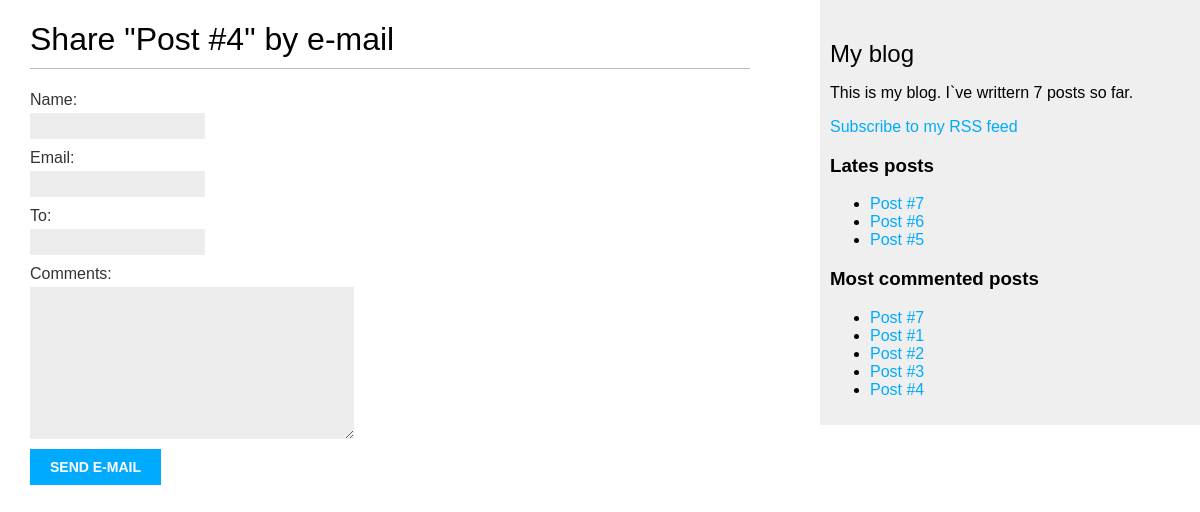
The page /blog/4/share/ on the database as committed earlier.
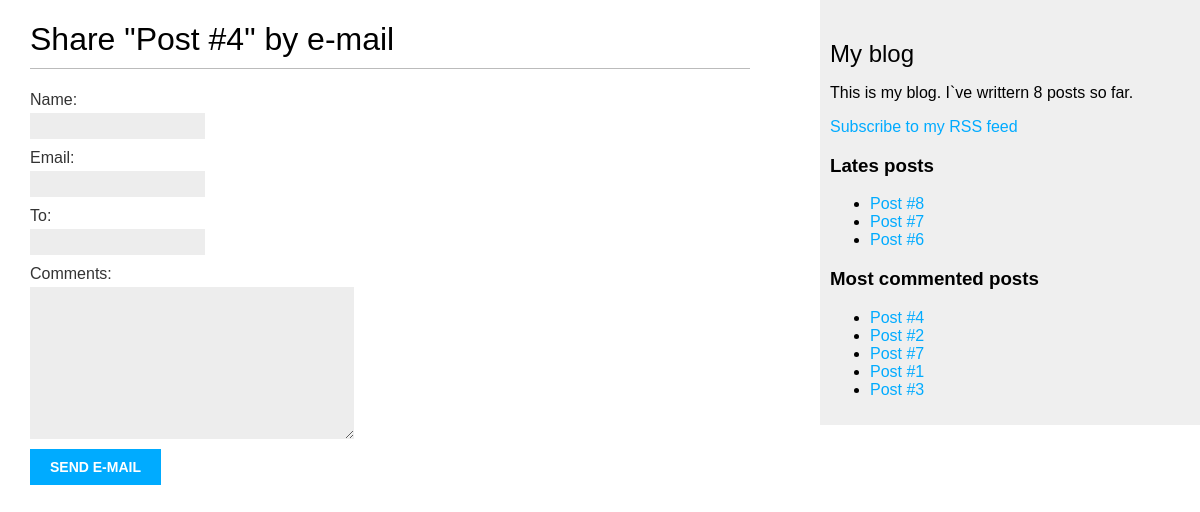
The same page on the database as committed later.
### blog/models.py (models this page shows, shortened)
class Post(models.Model):
    STATUS_CHOICES = (
        ('draft', 'Draft'),
        ('published', 'Published'),
    )
    title = models.CharField(max_length=250)
    slug = models.SlugField(max_length=250, unique_for_date="publish")
    author = models.ForeignKey(User,
                               on_delete=models.CASCADE,
                               related_name='blog_posts')
    tags = TaggableManager()
    body = models.TextField()
    publish = models.DateTimeField(default=timezone.now)
    created = models.DateTimeField(auto_now_add=True)
    updated = models.DateField(auto_now=True)
    status = models.CharField(max_length=10, choices=STATUS_CHOICES,
                              default='draft')
    objects = models.Manager()  # Менеджер по умолчанию
    published = PublishedManager()  # Новый менеджер
    class Meta:
        ordering = ('-publish', )
    def get_absolute_url(self):
        return reverse('blog:post_detail', args=[self.publish.year, self.publish.month, self.publish.day, self.slug])

### blog/views.py (the view)
# urls.py: path('<int:post_id>/share/', views.post_share, name='post_share'),
def post_share(request, post_id):
    post = get_object_or_404(Post, id=post_id, status='published')
    sent = False
    if request.method == 'POST':
        form = EmailPostForm(request.POST)
        if form.is_valid():
            cd = form.cleaned_data
            post_url = request.build_absolute_uri(
                post.get_absolute_url())
            subject = '{} ({}) recommends you reading "{}"'.format(
                cd['name'], cd['email'], post.title)
            message = 'Read "{}" at {}\n\n{}\'s comments: {}'.format(
                post.title, post_url, cd['name'], cd['comments'])
            send_mail(subject, message,
                      'frombohdankovalsup@gmail.com', [cd['to']])
            sent = True
    else:
        form = EmailPostForm()
    return render(request, 'blog/post/share.html', {'post': post, 'form': form, 'sent': sent})

### blog/forms.py
class EmailPostForm(forms.Form):
    name = forms.CharField(max_length=25)
    email = forms.EmailField()
    to = forms.EmailField()
    comments = forms.CharField(required=False,
                               widget=forms.Textarea)

### blog/models.py (called while the page is built)
    def get_queryset(self):
        return super().get_queryset().filter(status='published')

### blog/templatetags/blog_tags.py (called while the page is built)
@register.simple_tag
def total_posts():
    return Post.published.count()

@register.inclusion_tag('blog/post/latest_posts.html')
def show_lates_posts(count=5):
    latest_posts = Post.published.order_by('-publish')[:count]
    return {'latest_posts': latest_posts}

@register.simple_tag
def get_most_commented_posts(count=5):
    return Post.published.annotate(total_comments=Count('comments')
                                   ).order_by('-total_comments')[:count]

### blog/templates/blog/post/share.html (shortened to what this page needs)
{% extends "blog/base.html" %}
{% block content %}
    {% if sent %}
        <h1>E-mail successfully sent</h1>
        <p>"{{ post.title }}" was successfully sent to {{ form.cleaned_data.to }}.</p>
    {% else %}
        <h1>Share "{{ post.title }}" by e-mail</h1>
        <form method="POST">
            {{form.as_p}}
            <input type="submit" value="Send e-mail">
        </form>
    {% endif %}
{% endblock %}

### blog/templates/blog/base.html (shortened to what this page needs)
{% load blog_tags %}
{% load static %}
<!DOCTYPE html>
<html lang="en">
<head>
    <link href="{% static 'css/blog.css' %}" rel="stylesheet">
</head>
<body>
    <div id="content">
        {% block content %}{% endblock %}
    </div>
    <div id="sidebar">
        <h2>My blog</h2>
        <p>This is my blog. I`ve writtern {% total_posts %} posts so far.</p>
        <p><a href="{% url 'blog:post_feed' %}">Subscribe to my RSS feed</a></p>
        <h3>Lates posts</h3>
        {% show_lates_posts 3 %}
        <h3>Most commented posts</h3>
        {% get_most_commented_posts as most_commented_posts %}
        <ul>
            {% for post in most_commented_posts %}
                <li><a href="{{ post.get_absolute_url }}">{{ post.title }}</a></li>
            {% endfor %}
        </ul>
    </div>
</body>
</html>

### blog/templates/blog/post/latest_posts.html
<ul>
    {% for post in latest_posts %}
        <li><a href="{{ post.get_absolute_url }}">{{ post.title }}</a></li>
    {% endfor %}
</ul>

Rows that differ between the two databases and show on the page:
no longer on this page (row edited): Post: title "Post #5", shown under "Lates posts"
changed Post "Post #4": moves up the list
added Post: title "Post #8", shown under "Lates posts"
changed Post "Post #2": moves up the list
Other text that changed with them:
text no longer shown: "7"
text now shown: "8"
